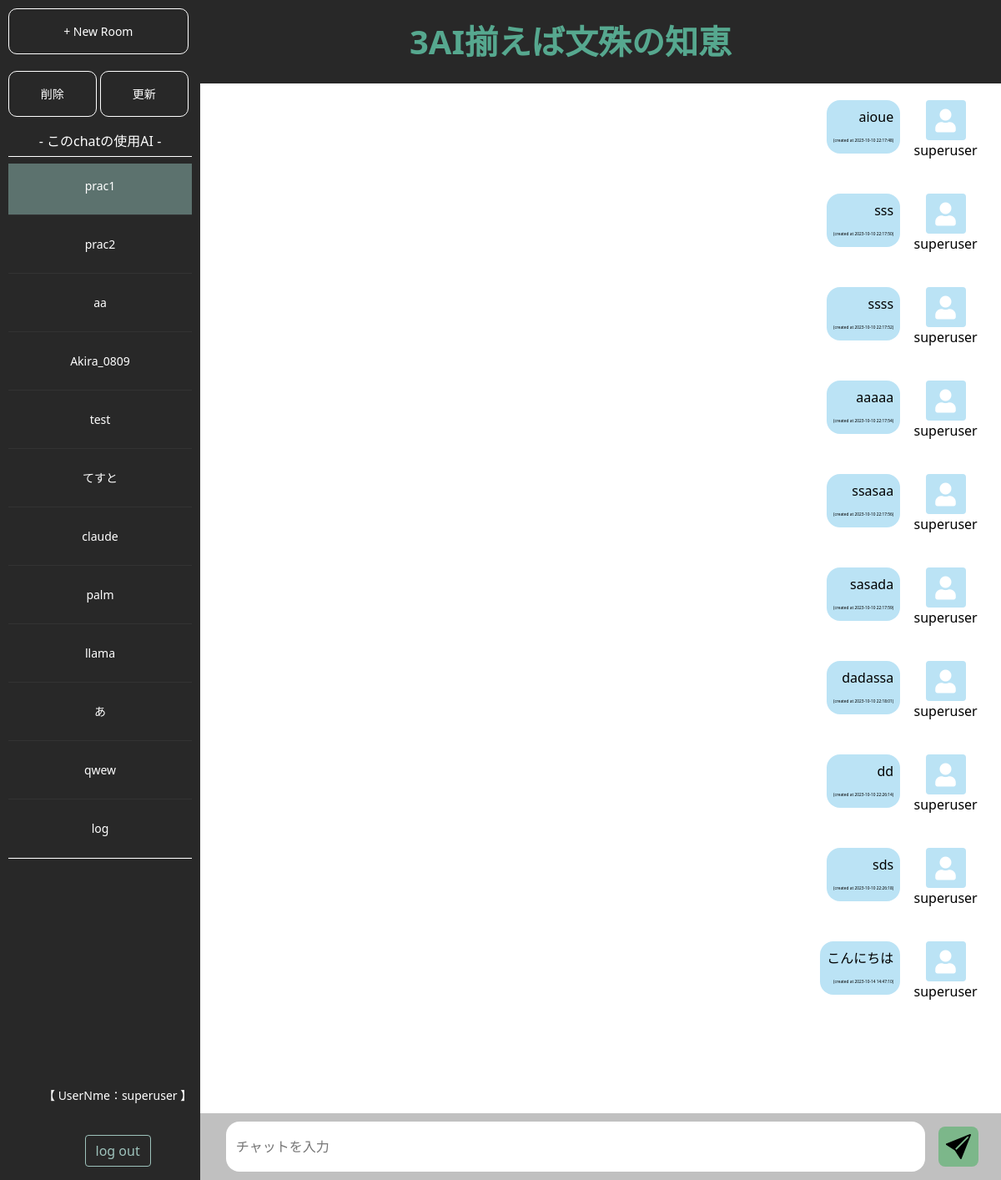
The app's page /chat/enter/room/1 (signed in) with its own data.
### chat/models.py (models this page shows, shortened)
class Room(models.Model):
    host = models.ForeignKey(User, on_delete=models.CASCADE)
    name = models.CharField(gettext_lazy('Room name'), max_length=64)
    created_at = models.DateTimeField(gettext_lazy('Created time'), default=timezone.now)
    participants = models.ManyToManyField(User, related_name='rooms', verbose_name=gettext_lazy('Participants'), blank=True)
    ChatGPT = models.BooleanField(default=False)
    Claude2 = models.BooleanField(default=False)
    PaLM2 = models.BooleanField(default=False)
    LLaMA = models.BooleanField(default=False)
    objects = RoomQueryset.as_manager()
    def is_assigned(self, user=None):
        try:
            _ = self.participants.all().get(pk=user.pk)
            return True
        except User.DoesNotExist:
            return self.host == user
        except Exception:
            return False

class Message(models.Model):
    room = models.ForeignKey(Room, on_delete=models.CASCADE, related_name='messages')
    owner = models.ForeignKey(User, on_delete=models.CASCADE, related_name='messages')
    content = models.TextField(gettext_lazy('Content'))
    created_at = models.DateTimeField(gettext_lazy('Created time'), default=timezone.now)
    objects = MessageManager()

### chat/views.py (the view)
# urls.py: path('enter/room/<int:pk>', views.EnterRoom.as_view(), name='enter_room'),
class EnterRoom(LoginRequiredMixin, OnlyAssignedUserMixin, DetailView):
    model = models.Room
    template_name = 'chat/chat_room.html'
    context_object_name = 'room'
    def get_context_data(self, **kwargs):
        context = super().get_context_data(**kwargs)
        rooms = models.Room.objects.filter(host=self.request.user)
        context['rooms'] = rooms
        return context

### chat/models.py (called while the page is built)
    def ordering(self, order='created_at'):
        return self.get_queryset().order_by(order)

### chat/views.py (called while the page is built)
    def test_func(self):
        room = self.get_object()
        return room.is_assigned(self.request.user)

### templates/chat/chat_room.html (shortened to what this page needs)
{% load humanize %}
<!DOCTYPE html>
<html lang="ja">
<link rel="stylesheet" href="https://use.fontawesome.com/releases/v5.15.2/css/all.css"
/>
<link href="https://cdn.jsdelivr.net/npm/bootstrap@5.0.0-beta1/dist/css/bootstrap.min.css" rel="stylesheet"
/>
<link rel="stylesheet" href="index.css"/>
</head>
<body>
<header style="margin-left: 7%;background-color: #282828;color: #56a88f">
    <h1 style="" class="title">3AI揃えば文殊の知恵</h1>
</header>
<div id="navArea">
    <nav>
        <div class="nav_header">
            <ul class="menu">
                <li><a href="{% url 'chat:create_room' %}">+ New Room</a></li>
            </ul>
        </div>
            <div class="nav_header">
            <ul class="menu">
                <li><a href="{% url 'chat:delete_room' room.pk %}">削除</a></li>
                <li><a href="{% url 'chat:update_room' room.pk %}">更新</a></li>
            </ul>
        </div>
        <div class="inner">
            <ul class="member">
                <h6 style="text-align:center;color:White">- このchatの使用AI -</h6>
            </ul>
            <ul class="display_room">
                {% for monoroom in rooms %}
                    {% if monoroom.name == room.name %}
                        <li style="background-color: #5c726e"><a
                                href="{% url 'chat:enter_room' monoroom.pk %}">{{ monoroom.name }}</a>
                        </li>
                    {% else %}
                        <li><a href="{% url 'chat:enter_room' monoroom.pk %}">{{ monoroom.name }}</a></li>
                    {% endif %}
                {% endfor %}
            </ul>
        </div>
        <div class="nav_footter" style="margin-left: 3%">
            <p style="text-align: center">【 UserNme：{{ user.username }} 】</p>
            <br>
            <a href="{% url 'accounts:logout' %}" class="btn btn-outline-primary cancel-button"
               style="color: #9EC3BC;border-color: #9EC3BC">log out</a>
        </div>
    </nav>
</div>
<div class="container">
    <div class="main">
        <div class="chat bg-white">
            {% for message in room.messages.ordering %}
                {% if message.owner|stringformat:"s" == "chatGPT" %}
                    <div class="message d-flex flex-row align-items-start mb-4">
                        <div class="icon">
                            <div class="message-icon4 rounded bg-your-color text-white fs-3">
                                <i class="fas fa-user"></i>
                            </div>
                            <p>{{ message.owner|stringformat:"s" }}
                            </p>
                        </div>
                        <p class="message-text4 p-2 ms-2 mb-0 bg-your-color">
                            {{ message.content|linebreaksbr }}
                            <br>
                            <time style="font-size: 0.3rem;" class="card-datetime"
                                  datetime="{{ message.created_at|date:'Y-m-d' }}">(created
                                at {{ message.created_at|date:'Y-m-d H:i:s' }})
                            </time>
                        </p>
                    </div>
                {% else %}
                    <div class="message-me d-flex flex-row-reverse align-items-start mb-4">
                        <div class="icon">
                            <div class="message-icon-me rounded bg-your-color text-white fs-3">
                                <i class="fas fa-user"></i>
                            </div>
                            <p>{{ message.owner|stringformat:"s" }}</p>
                        </div>
                        <p class="message-text-me p-2 me-2 mb-0 bg-your-color">
                            {{ message.content|linebreaksbr }}
                            <br>
                            <time style="font-size: 0.3rem;" class="card-datetime"
                                  datetime="{{ message.created_at|date:'Y-m-d' }}">(created
                            </time>
                        </p>
                    </div>
                {% endif %}
            {% endfor %}
        </div>
        <div class="input-field d-flex flex-row align-items-end mb-5">
            <dev action="#" class="form">
                <input type="text" name="name" id="chat-message-input" placeholder="チャットを入力" class="textbox"/>
                <button id="button2" class="button">
                </button>
            </dev>
        </div>
    </div>
</div>
</body>
</html>

### static/css/index.css (style rules this page uses)
* { margin: 0; box-sizing: border-box; }
body { background-color: #a9a9a9; margin: 0; }
header { display: flex; width: 100%; height: 100px; background-color: white; align-items: center; position: fixed; justify-content: center; }
.title { text-align: center; }
.container { display: flex; justify-content: space-around; min-height: 100vh; overflow-y: auto; }
.main { position: fixed; top: 100px; width: 100%; height: 100vh; box-sizing: border-box; padding: 20px; color: black; background-color: white; }
.chat { display: flex; flex-wrap: wrap; width: 90%; height: 80%; margin: 0 auto; }
nav { width: 20%; position: fixed; display: block; justify-content: center; color: #a9a9a9; background-color: #282828; top: 0; left: 0; bottom: 0; transition: all 0.5s; z-index: 3; opacity: 0; }
.open nav { left: 0; opacity: 1; }
nav .nav_header, nav .inner { padding: 10px; }
.menu li:first-child { flex: 3; }
.menu li:last-child { flex: 1; }
nav .nav_header .menu { list-style: none; margin: 0; padding: 0px; display: flex; }
nav .inner ul { list-style: none; margin: 0; padding: 0; }
nav .inner ul li { margin: 0; border-bottom: 1px solid #333; }
nav .nav_header .menu li { width: 100%; border: solid 1px #FFFFFF; border-radius: 10px; margin-right: 2%; }
nav .nav_header .menu li a, nav .inner ul li a, nav .inner .member li, nav .nav_footter { display: block; text-decoration: none; color: #FFFFFF; font-size: 14px; padding: 1rem; transition-duration: 0.2s; text-align: center; }
nav .display_room { border-top: solid 1px #FFFFFF; border-bottom: solid 1px #FFFFFF; }
nav .display_room li a { margin: 0.5rem 0; }
nav .nav_footter { align-items: flex-end; }
.nav_footter { position: fixed; bottom: 0; text-align: center; }
.message-me { display: flex; width: 100%; text-align: right; }
.chat { max-width: 600px; margin: 0 auto; }
.message-text-me { display: inline-block; max-width: 70%; border-radius: 1rem; background-color: #BBE3F5; }
.message-icon-me { width: 48px; height: 48px; text-align: center; line-height: 48px; background-color: #BBE3F5; }
.input-field { width: 100%; }
.form { width: 100%; display: flex; justify-content: center; align-items: center; }
.input-field .form .textbox { width: 50%; height: 60px; border: none; background-color: #c0c0c0; border-radius: 1rem; margin-right: 1rem; }
.textbox::placeholder { text-indent: 10px; }
.input-field .form .button { border: none; background-color: #c0c0c0; border-radius: 0.5rem; width: 3rem; height: 3rem; }
.input-field .form .button svg { width: 30px; height: 30px; }

### records on screen
Room: name "prac1"
Room: name "prac2"
Room: name "aa"
Room: name "Akira_0809"
Room: name "test"
Room: name "てすと"
Room: name "claude"
Room: name "palm"
Room: name "llama"
Room: name "あ"
Room: name "qwew"
Room: name "log"
Message: owner "superuser", content "aioue"
Message: owner "superuser", content "sss"
Message: owner "superuser", content "ssss"
Message: owner "superuser", content "aaaaa"
Message: owner "superuser", content "ssasaa"
Message: owner "superuser", content "sasada"
Message: owner "superuser", content "dadassa"
Message: owner "superuser", content "dd"
Message: owner "superuser", content "sds"
Message: owner "superuser", content "こんにちは"

### other values on screen
{{ user.username }} "superuser"
